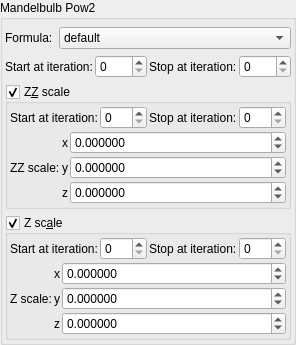
    <widget class="QGroupBox" name="groupBox_7">
     <property name="title">
      <string>Mandelbulb Pow2</string>
     </property>
     <layout class="QVBoxLayout" name="verticalLayout_14">
      <property name="leftMargin">
       <number>2</number>
      </property>
      <property name="topMargin">
       <number>2</number>
      </property>
      <property name="rightMargin">
       <number>2</number>
      </property>
      <property name="bottomMargin">
       <number>2</number>
      </property>
      <item>
       <layout class="QGridLayout" name="gridLayout_75" columnstretch="0,1">
        <property name="topMargin">
         <number>5</number>
        </property>
        <item row="1" column="1">
         <widget class="QComboBox" name="comboBox_combo4">
          <item>
           <property name="text">
            <string>default</string>
           </property>
          </item>
          <item>
           <property name="text">
            <string>quick dudley</string>
           </property>
          </item>
          <item>
           <property name="text">
            <string>makin3D-2</string>
           </property>
          </item>
          <item>
           <property name="text">
            <string>buffaloV2</string>
           </property>
          </item>
         </widget>
        </item>
        <item row="1" column="0">
         <widget class="QLabel" name="label_10">
          <property name="text">
           <string>Formula:</string>
          </property>
         </widget>
        </item>
       </layout>
      </item>
      <item>
       <layout class="QGridLayout" name="gridLayout_71">
        <property name="spacing">
         <number>2</number>
        </property>
        <item row="1" column="3">
         <widget class="MySpinBox" name="spinboxInt_transf_stop_iterations_C">
          <property name="sizePolicy">
           <sizepolicy hsizetype="Minimum" vsizetype="Maximum">
            <horstretch>0</horstretch>
            <verstretch>0</verstretch>
           </sizepolicy>
          </property>
          <property name="maximum">
           <number>999</number>
          </property>
         </widget>
        </item>
        <item row="1" column="0">
         <widget class="QLabel" name="label_263">
          <property name="text">
           <string>Start at iteration:</string>
          </property>
         </widget>
        </item>
        <item row="1" column="2">
         <widget class="QLabel" name="label_255">
          <property name="text">
           <string>Stop at iteration:</string>
          </property>
         </widget>
        </item>
        <item row="1" column="1">
         <widget class="MySpinBox" name="spinboxInt_transf_start_iterations_C">
          <property name="sizePolicy">
           <sizepolicy hsizetype="Minimum" vsizetype="Maximum">
            <horstretch>0</horstretch>
            <verstretch>0</verstretch>
           </sizepolicy>
          </property>
          <property name="maximum">
           <number>999</number>
          </property>
         </widget>
        </item>
       </layout>
      </item>
      <item>
       <widget class="MyGroupBox" name="groupCheck_transf_function_enabledD_false">
        <property name="title">
         <string>Z&amp;Z scale</string>
        </property>
        <property name="checkable">
         <bool>true</bool>
        </property>
        <layout class="QVBoxLayout" name="verticalLayout_16" stretch="0,0">
         <property name="spacing">
          <number>2</number>
         </property>
         <property name="leftMargin">
          <number>2</number>
         </property>
         <property name="topMargin">
          <number>2</number>
         </property>
         <property name="rightMargin">
          <number>2</number>
         </property>
         <property name="bottomMargin">
          <number>2</number>
         </property>
         <item>
          <layout class="QGridLayout" name="gridLayout_72">
           <property name="spacing">
            <number>2</number>
           </property>
           <item row="1" column="3">
            <widget class="MySpinBox" name="spinboxInt_transf_stop_iterations_D">
             <property name="sizePolicy">
              <sizepolicy hsizetype="Minimum" vsizetype="Maximum">
               <horstretch>0</horstretch>
               <verstretch>0</verstretch>
              </sizepolicy>
             </property>
             <property name="maximum">
              <number>999</number>
             </property>
            </widget>
           </item>
           <item row="1" column="1">
            <widget class="MySpinBox" name="spinboxInt_transf_start_iterations_D">
             <property name="sizePolicy">
              <sizepolicy hsizetype="Minimum" vsizetype="Maximum">
               <horstretch>0</horstretch>
               <verstretch>0</verstretch>
              </sizepolicy>
             </property>
             <property name="maximum">
              <number>999</number>
             </property>
            </widget>
           </item>
           <item row="1" column="0">
            <widget class="QLabel" name="label_265">
             <property name="text">
              <string>Start at iteration:</string>
             </property>
            </widget>
           </item>
           <item row="1" column="2">
            <widget class="QLabel" name="label_268">
             <property name="text">
              <string>Stop at iteration:</string>
             </property>
            </widget>
           </item>
          </layout>
         </item>
         <item>
          <layout class="QGridLayout" name="gridLayout_65" columnstretch="0,0,0,0,1">
           <property name="spacing">
            <number>2</number>
           </property>
           <item row="3" column="2" colspan="2">
            <widget class="QLabel" name="label_280">
             <property name="text">
              <string notr="true">z</string>
             </property>
            </widget>
           </item>
           <item row="1" column="4">
            <widget class="MyDoubleSpinBox" name="spinbox3_transf_constant_multiplierA_111_x">
             <property name="sizePolicy">
              <sizepolicy hsizetype="Minimum" vsizetype="Maximum">
               <horstretch>0</horstretch>
               <verstretch>0</verstretch>
              </sizepolicy>
             </property>
             <property name="prefix">
              <string/>
             </property>
             <property name="suffix">
              <string/>
             </property>
             <property name="decimals">
              <number>6</number>
             </property>
             <property name="minimum">
              <double>-99.989999999999995</double>
             </property>
             <property name="maximum">
              <double>99.989999999999995</double>
             </property>
             <property name="singleStep">
              <double>0.100000000000000</double>
             </property>
            </widget>
           </item>
           <item row="2" column="4">
            <widget class="MyDoubleSpinBox" name="spinbox3_transf_constant_multiplierA_111_y">
             <property name="sizePolicy">
              <sizepolicy hsizetype="Minimum" vsizetype="Maximum">
               <horstretch>0</horstretch>
               <verstretch>0</verstretch>
              </sizepolicy>
             </property>
             <property name="prefix">
              <string/>
             </property>
             <property name="suffix">
              <string/>
             </property>
             <property name="decimals">
              <number>6</number>
             </property>
             <property name="minimum">
              <double>-99.989999999999995</double>
             </property>
             <property name="maximum">
              <double>99.989999999999995</double>
             </property>
             <property name="singleStep">
              <double>0.100000000000000</double>
             </property>
            </widget>
           </item>
           <item row="2" column="1">
            <widget class="QLabel" name="label_274">
             <property name="text">
              <string>ZZ scale:</string>
             </property>
            </widget>
           </item>
           <item row="3" column="4">
            <widget class="MyDoubleSpinBox" name="spinbox3_transf_constant_multiplierA_111_z">
             <property name="sizePolicy">
              <sizepolicy hsizetype="Minimum" vsizetype="Maximum">
               <horstretch>0</horstretch>
               <verstretch>0</verstretch>
              </sizepolicy>
             </property>
             <property name="prefix">
              <string/>
             </property>
             <property name="suffix">
              <string/>
             </property>
             <property name="decimals">
              <number>6</number>
             </property>
             <property name="minimum">
              <double>-99.989999999999995</double>
             </property>
             <property name="maximum">
              <double>99.989999999999995</double>
             </property>
             <property name="singleStep">
              <double>0.100000000000000</double>
             </property>
            </widget>
           </item>
           <item row="1" column="2" colspan="2">
            <widget class="QLabel" name="label_279">
             <property name="text">
              <string notr="true">x</string>
             </property>
            </widget>
           </item>
           <item row="2" column="2" colspan="2">
            <widget class="QLabel" name="label_276">
             <property name="text">
              <string notr="true">y</string>
             </property>
            </widget>
           </item>
          </layout>
         </item>
        </layout>
       </widget>
      </item>
      <item>
       <widget class="MyGroupBox" name="groupCheck_transf_function_enabledE_false">
        <property name="title">
         <string>Z sc&amp;ale</string>
        </property>
        <property name="checkable">
         <bool>true</bool>
        </property>
        <layout class="QVBoxLayout" name="verticalLayout_17" stretch="0,0">
         <property name="spacing">
          <number>2</number>
         </property>
         <property name="leftMargin">
          <number>2</number>
         </property>
         <property name="topMargin">
          <number>2</number>
         </property>
         <property name="rightMargin">
          <number>2</number>
         </property>
         <property name="bottomMargin">
          <number>2</number>
         </property>
         <item>
          <layout class="QGridLayout" name="gridLayout_76">
           <property name="spacing">
            <number>2</number>
           </property>
           <item row="1" column="3">
            <widget class="MySpinBox" name="spinboxInt_transf_stop_iterations_E">
             <property name="sizePolicy">
              <sizepolicy hsizetype="Minimum" vsizetype="Maximum">
               <horstretch>0</horstretch>
               <verstretch>0</verstretch>
              </sizepolicy>
             </property>
             <property name="maximum">
              <number>999</number>
             </property>
            </widget>
           </item>
           <item row="1" column="1">
            <widget class="MySpinBox" name="spinboxInt_transf_start_iterations_E">
             <property name="sizePolicy">
              <sizepolicy hsizetype="Minimum" vsizetype="Maximum">
               <horstretch>0</horstretch>
               <verstretch>0</verstretch>
              </sizepolicy>
             </property>
             <property name="maximum">
              <number>999</number>
             </property>
            </widget>
           </item>
           <item row="1" column="0">
            <widget class="QLabel" name="label_273">
             <property name="text">
              <string>Start at iteration:</string>
             </property>
            </widget>
           </item>
           <item row="1" column="2">
            <widget class="QLabel" name="label_275">
             <property name="text">
              <string>Stop at iteration:</string>
             </property>
            </widget>
           </item>
          </layout>
         </item>
         <item>
          <layout class="QGridLayout" name="gridLayout_66" columnstretch="0,0,0,0,1">
           <property name="spacing">
            <number>2</number>
           </property>
           <item row="3" column="2" colspan="2">
            <widget class="QLabel" name="label_281">
             <property name="text">
              <string notr="true">z</string>
             </property>
            </widget>
           </item>
           <item row="1" column="2" colspan="2">
            <widget class="QLabel" name="label_282">
             <property name="text">
              <string notr="true">x</string>
             </property>
            </widget>
           </item>
           <item row="2" column="2" colspan="2">
            <widget class="QLabel" name="label_278">
             <property name="text">
              <string notr="true">y</string>
             </property>
            </widget>
           </item>
           <item row="1" column="4">
            <widget class="MyDoubleSpinBox" name="spinbox3_transf_constant_multiplier_222_x">
             <property name="sizePolicy">
              <sizepolicy hsizetype="Minimum" vsizetype="Maximum">
               <horstretch>0</horstretch>
               <verstretch>0</verstretch>
              </sizepolicy>
             </property>
             <property name="prefix">
              <string/>
             </property>
             <property name="suffix">
              <string/>
             </property>
             <property name="decimals">
              <number>6</number>
             </property>
             <property name="minimum">
              <double>-99.989999999999995</double>
             </property>
             <property name="maximum">
              <double>99.989999999999995</double>
             </property>
             <property name="singleStep">
              <double>0.100000000000000</double>
             </property>
            </widget>
           </item>
           <item row="2" column="4">
            <widget class="MyDoubleSpinBox" name="spinbox3_transf_constant_multiplier_222_y">
             <property name="sizePolicy">
              <sizepolicy hsizetype="Minimum" vsizetype="Maximum">
               <horstretch>0</horstretch>
               <verstretch>0</verstretch>
              </sizepolicy>
             </property>
             <property name="prefix">
              <string/>
             </property>
             <property name="suffix">
              <string/>
             </property>
             <property name="decimals">
              <number>6</number>
             </property>
             <property name="minimum">
              <double>-99.989999999999995</double>
             </property>
             <property name="maximum">
              <double>99.989999999999995</double>
             </property>
             <property name="singleStep">
              <double>0.100000000000000</double>
             </property>
            </widget>
           </item>
           <item row="3" column="4">
            <widget class="MyDoubleSpinBox" name="spinbox3_transf_constant_multiplier_222_z">
             <property name="sizePolicy">
              <sizepolicy hsizetype="Minimum" vsizetype="Maximum">
               <horstretch>0</horstretch>
               <verstretch>0</verstretch>
              </sizepolicy>
             </property>
             <property name="prefix">
              <string/>
             </property>
             <property name="suffix">
              <string/>
             </property>
             <property name="decimals">
              <number>6</number>
             </property>
             <property name="minimum">
              <double>-99.989999999999995</double>
             </property>
             <property name="maximum">
              <double>99.989999999999995</double>
             </property>
             <property name="singleStep">
              <double>0.100000000000000</double>
             </property>
            </widget>
           </item>
           <item row="2" column="1">
            <widget class="QLabel" name="label_269">
             <property name="text">
              <string>Z scale:</string>
             </property>
            </widget>
           </item>
          </layout>
         </item>
        </layout>
       </widget>
      </item>
     </layout>
    </widget>
